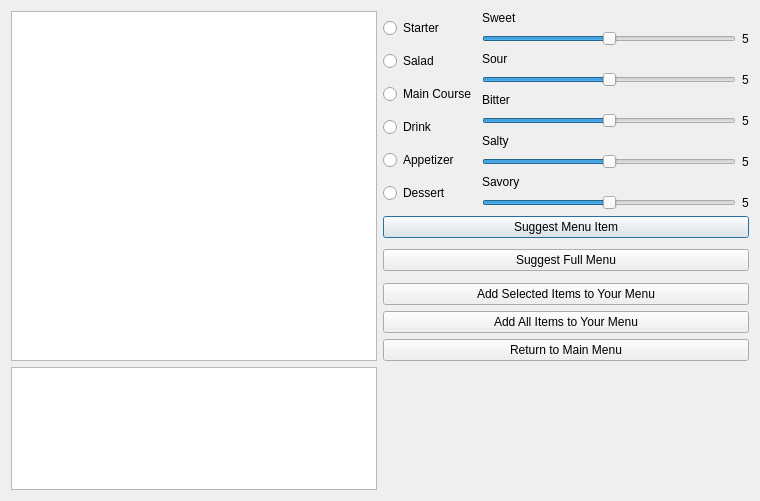
<?xml version="1.0" encoding="UTF-8"?>
<ui version="4.0">
 <class>suggestionScreen</class>
 <widget class="QDialog" name="suggestionScreen">
  <property name="geometry">
   <rect>
    <x>0</x>
    <y>0</y>
    <width>760</width>
    <height>501</height>
   </rect>
  </property>
  <property name="windowTitle">
   <string>Dialog</string>
  </property>
  <layout class="QGridLayout" name="gridLayout">
   <item row="0" column="1">
    <layout class="QVBoxLayout" name="verticalLayout_8">
     <item>
      <layout class="QHBoxLayout" name="horizontalLayout">
       <item>
        <layout class="QVBoxLayout" name="verticalLayout">
         <item>
          <widget class="QRadioButton" name="radioButton_starter">
           <property name="text">
            <string>Starter</string>
           </property>
          </widget>
         </item>
         <item>
          <widget class="QRadioButton" name="radioButton_salad">
           <property name="text">
            <string>Salad</string>
           </property>
          </widget>
         </item>
         <item>
          <widget class="QRadioButton" name="radioButton_mainCourse">
           <property name="text">
            <string>Main Course</string>
           </property>
          </widget>
         </item>
         <item>
          <widget class="QRadioButton" name="radioButton_drink">
           <property name="text">
            <string>Drink</string>
           </property>
          </widget>
         </item>
         <item>
          <widget class="QRadioButton" name="radioButton_appetizer">
           <property name="text">
            <string>Appetizer</string>
           </property>
          </widget>
         </item>
         <item>
          <widget class="QRadioButton" name="radioButton_dessert">
           <property name="text">
            <string>Dessert</string>
           </property>
          </widget>
         </item>
        </layout>
       </item>
       <item>
        <layout class="QVBoxLayout" name="verticalLayout_7">
         <item>
          <layout class="QGridLayout" name="gridLayout_2">
           <item row="1" column="0">
            <widget class="QSlider" name="horizontalSlider_sweet">
             <property name="maximum">
              <number>10</number>
             </property>
             <property name="pageStep">
              <number>10</number>
             </property>
             <property name="sliderPosition">
              <number>5</number>
             </property>
             <property name="orientation">
              <enum>Qt::Horizontal</enum>
             </property>
            </widget>
           </item>
           <item row="0" column="0">
            <widget class="QLabel" name="label">
             <property name="text">
              <string>Sweet</string>
             </property>
            </widget>
           </item>
           <item row="1" column="1">
            <widget class="QLabel" name="label_sweet">
             <property name="text">
              <string>5</string>
             </property>
            </widget>
           </item>
          </layout>
         </item>
         <item>
          <layout class="QGridLayout" name="gridLayout_5">
           <item row="1" column="0">
            <widget class="QSlider" name="horizontalSlider_sour">
             <property name="maximum">
              <number>10</number>
             </property>
             <property name="sliderPosition">
              <number>5</number>
             </property>
             <property name="orientation">
              <enum>Qt::Horizontal</enum>
             </property>
            </widget>
           </item>
           <item row="0" column="0">
            <widget class="QLabel" name="label_5">
             <property name="text">
              <string>Sour</string>
             </property>
            </widget>
           </item>
           <item row="1" column="1">
            <widget class="QLabel" name="label_sour">
             <property name="text">
              <string>5</string>
             </property>
            </widget>
           </item>
          </layout>
         </item>
         <item>
          <layout class="QGridLayout" name="gridLayout_6">
           <item row="0" column="0">
            <widget class="QLabel" name="label_2">
             <property name="text">
              <string>Bitter</string>
             </property>
            </widget>
           </item>
           <item row="1" column="0">
            <widget class="QSlider" name="horizontalSlider_bitter">
             <property name="maximum">
              <number>10</number>
             </property>
             <property name="sliderPosition">
              <number>5</number>
             </property>
             <property name="orientation">
              <enum>Qt::Horizontal</enum>
             </property>
            </widget>
           </item>
           <item row="1" column="1">
            <widget class="QLabel" name="label_bitter">
             <property name="text">
              <string>5</string>
             </property>
            </widget>
           </item>
          </layout>
         </item>
         <item>
          <layout class="QGridLayout" name="gridLayout_3">
           <item row="1" column="0">
            <widget class="QSlider" name="horizontalSlider_salty">
             <property name="maximum">
              <number>10</number>
             </property>
             <property name="sliderPosition">
              <number>5</number>
             </property>
             <property name="orientation">
              <enum>Qt::Horizontal</enum>
             </property>
            </widget>
           </item>
           <item row="0" column="0">
            <widget class="QLabel" name="label_3">
             <property name="text">
              <string>Salty</string>
             </property>
            </widget>
           </item>
           <item row="1" column="1">
            <widget class="QLabel" name="label_salty">
             <property name="text">
              <string>5</string>
             </property>
            </widget>
           </item>
          </layout>
         </item>
         <item>
          <layout class="QGridLayout" name="gridLayout_4">
           <item row="0" column="0">
            <widget class="QLabel" name="label_4">
             <property name="text">
              <string>Savory</string>
             </property>
            </widget>
           </item>
           <item row="1" column="0">
            <widget class="QSlider" name="horizontalSlider_savory">
             <property name="maximum">
              <number>10</number>
             </property>
             <property name="sliderPosition">
              <number>5</number>
             </property>
             <property name="orientation">
              <enum>Qt::Horizontal</enum>
             </property>
            </widget>
           </item>
           <item row="1" column="1">
            <widget class="QLabel" name="label_savory">
             <property name="text">
              <string>5</string>
             </property>
            </widget>
           </item>
          </layout>
         </item>
        </layout>
       </item>
      </layout>
     </item>
     <item>
      <widget class="QPushButton" name="pushButton_sugItem">
       <property name="text">
        <string>Suggest Menu Item</string>
       </property>
      </widget>
     </item>
     <item>
      <spacer name="verticalSpacer">
       <property name="orientation">
        <enum>Qt::Vertical</enum>
       </property>
       <property name="sizeHint" stdset="0">
        <size>
         <width>20</width>
         <height>40</height>
        </size>
       </property>
      </spacer>
     </item>
     <item>
      <widget class="QPushButton" name="pushButton_sugMenu">
       <property name="text">
        <string>Suggest Full Menu</string>
       </property>
      </widget>
     </item>
     <item>
      <spacer name="verticalSpacer_2">
       <property name="orientation">
        <enum>Qt::Vertical</enum>
       </property>
       <property name="sizeHint" stdset="0">
        <size>
         <width>20</width>
         <height>40</height>
        </size>
       </property>
      </spacer>
     </item>
     <item>
      <widget class="QPushButton" name="pushButton_add">
       <property name="text">
        <string>Add Selected Items to Your Menu</string>
       </property>
      </widget>
     </item>
     <item>
      <widget class="QPushButton" name="pushButton_addAll">
       <property name="text">
        <string>Add All Items to Your Menu</string>
       </property>
      </widget>
     </item>
     <item>
      <widget class="QPushButton" name="pushButton_return">
       <property name="text">
        <string>Return to Main Menu</string>
       </property>
      </widget>
     </item>
    </layout>
   </item>
   <item row="0" column="0">
    <widget class="QListWidget" name="listWidget">
     <property name="font">
      <font>
       <family>Consolas</family>
       <pointsize>9</pointsize>
      </font>
     </property>
     <property name="styleSheet">
      <string notr="true">QListWidget {
	font-family: Consolas, Courier, monospace;
}

/* Style for deselected items */
QListWidget::item {
	font-size: 3pt !important;
    border: 1px solid black; /* Add a border to all items */
    padding: 5px; /* Add padding to create space around the content */
}

/* Style for selected items */
QListWidget::item:selected {
    background-color: lightblue; /* Change background color for selected items */
    color: black; /* Ensure text color remains visible */
}</string>
     </property>
     <property name="selectionMode">
      <enum>QAbstractItemView::MultiSelection</enum>
     </property>
     <property name="sortingEnabled">
      <bool>false</bool>
     </property>
    </widget>
   </item>
   <item row="1" column="0">
    <widget class="QTextEdit" name="textEdit_menuOverall">
     <property name="font">
      <font>
       <family>Consolas</family>
       <pointsize>9</pointsize>
      </font>
     </property>
     <property name="styleSheet">
      <string notr="true">QTextEdit {
	font-family: Consolas, Courier, monospace;
}</string>
     </property>
    </widget>
   </item>
   <item row="1" column="1">
    <widget class="QLabel" name="label_icon">
     <property name="sizePolicy">
      <sizepolicy hsizetype="Preferred" vsizetype="Preferred">
       <horstretch>0</horstretch>
       <verstretch>0</verstretch>
      </sizepolicy>
     </property>
     <property name="text">
      <string/>
     </property>
    </widget>
   </item>
  </layout>
 </widget>
 <resources/>
 <connections/>
</ui>
